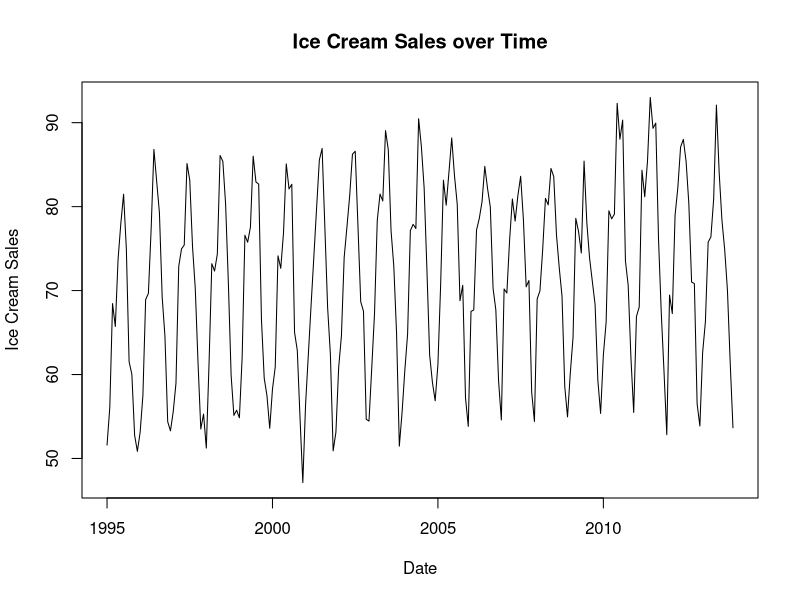
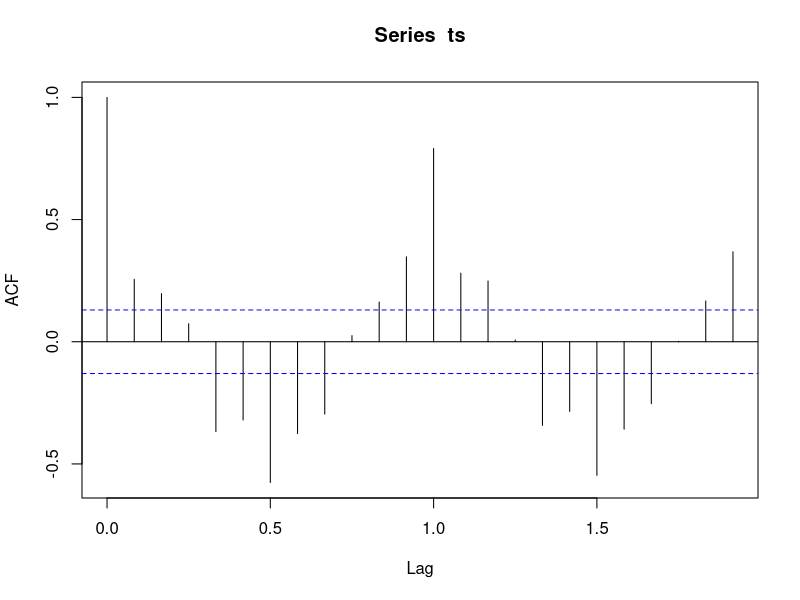
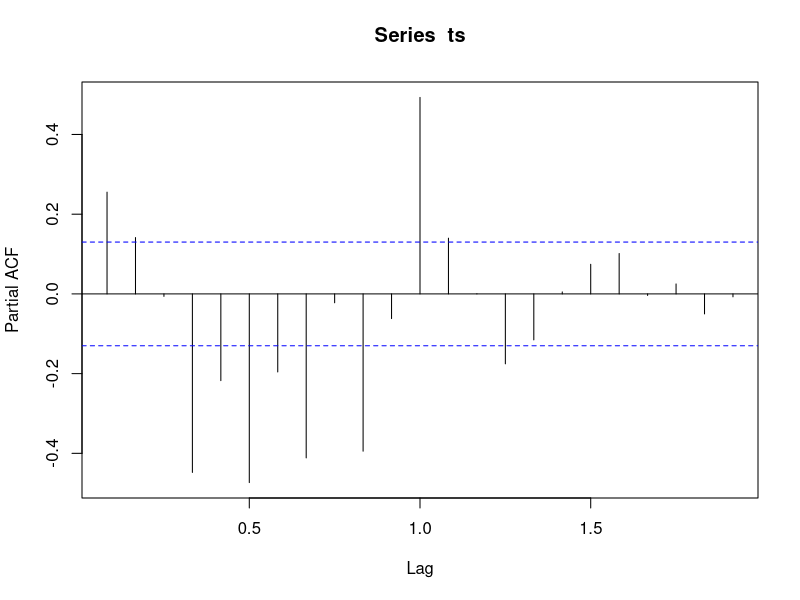
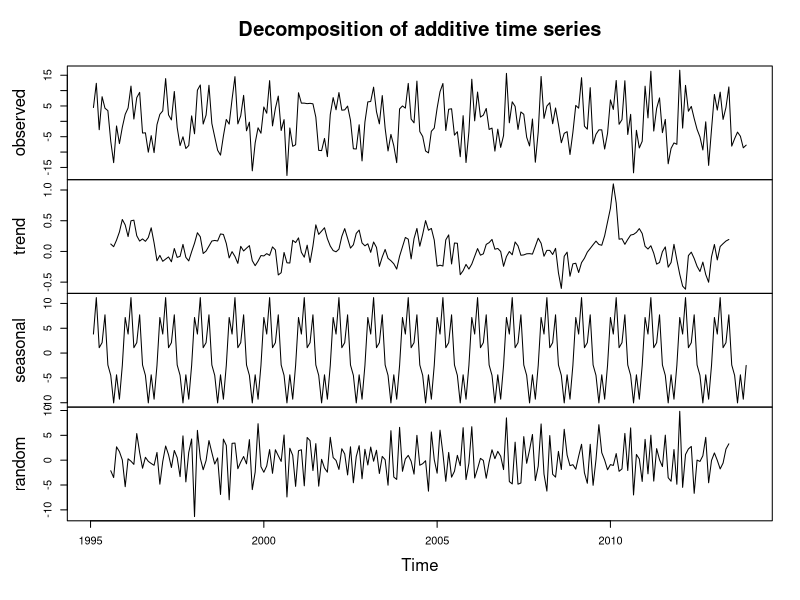
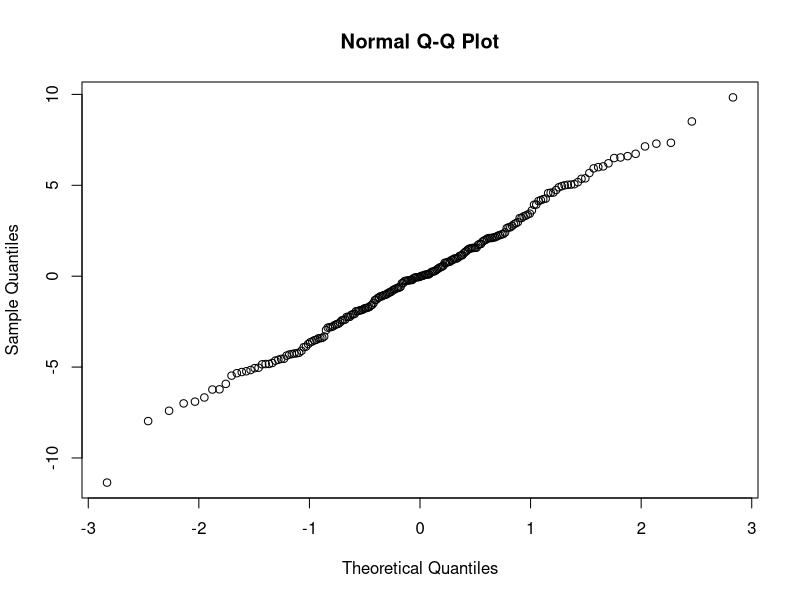
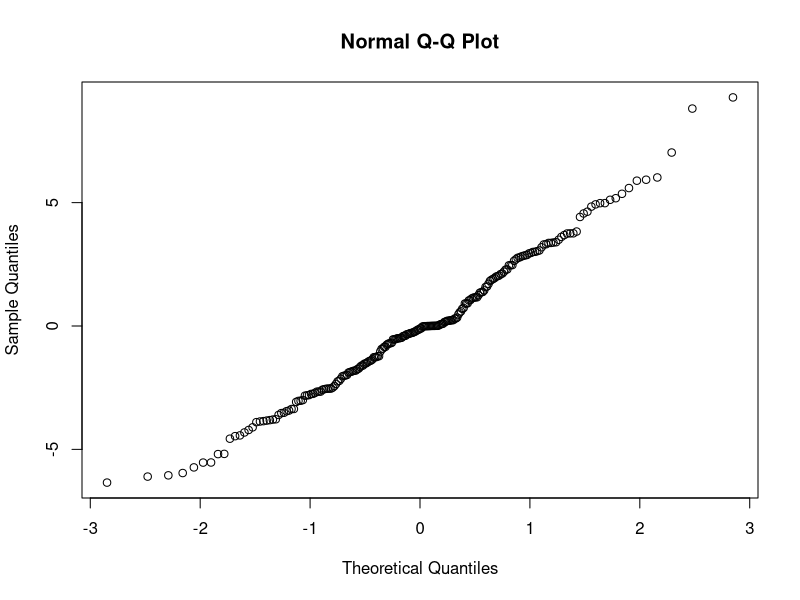
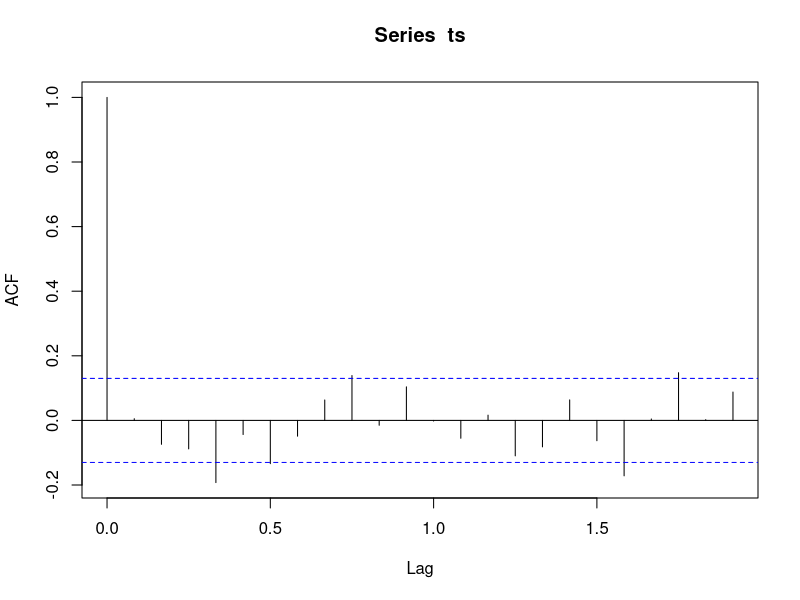
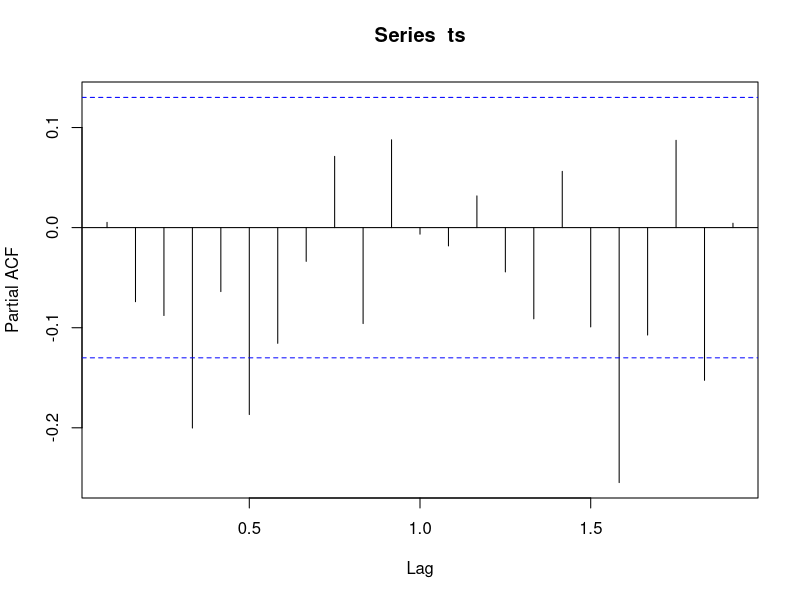

Write R code to recreate these figures, in order.
## ---- chunk 1
# Set global knitr options

knitr::opts_chunk$set(comment = "", echo = FALSE, warning = FALSE, message = FALSE)


## ---- chunk 2
library(dplyr)
library(tseries)
library(forecast)


#==================
#### Load data ####
#==================

## Import the dataset
dairy.data <- read.csv('CADairyProduction.csv', header = TRUE)

## Make a time series object with ice cream production
icecream.ts <- ts(dairy.data$Icecream.Prod, start = 1995, frequency = 12)
plot(icecream.ts, xlab = "Date", ylab = "Ice Cream Sales", main = "Ice Cream Sales over Time")
## ---- chunk 3
## Apply stationarity tests
icecream.adf <- adf.test(icecream.ts, k = 12)
icecream.adf
## ---- chunk 4
icecream.diff.adf <- adf.test(diff(icecream.ts), k = 12)
icecream.diff.adf
## ---- chunk 5
arma.data <- diff(icecream.ts)

f_acfplots <- function(ts) {
  print(acf(ts, na.action = na.pass))
  print(pacf(ts, na.action = na.pass))
}

f_acfplots(arma.data)
## ---- chunk 6
# Run seasonality test
icecream.decompose <- decompose(arma.data)
plot(icecream.decompose)

## ---- chunk 7
qqnorm(icecream.decompose$random)
## ---- chunk 8
## Make the final arma model
arma.model <- auto.arima(arma.data, 
                         max.p=3, max.d=3, max.q=0,
                         max.P=0, max.D=3, max.Q=3,
                         max.order=5,
                         start.p=0, start.q=0,
                         start.P=0, start.Q=0)
summary(arma.model)
## ---- chunk 9

qqnorm(arma.model$residuals)

## acf plots of arma model
f_acfplots(arma.model$residuals)

## ---- chunk 10
#=====================================
#### Forecast                     ####
#=====================================

# Forecast ice cream
ts.forecast <- forecast(arma.model, h = 12)
summary(ts.forecast)

## Plot the forecast:
plot(ts.forecast)
